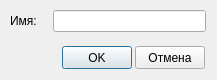
<?xml version="1.0" encoding="UTF-8"?>
<ui version="4.0">
 <class>Dialog</class>
 <widget class="QDialog" name="Dialog">
  <property name="geometry">
   <rect>
    <x>0</x>
    <y>0</y>
    <width>217</width>
    <height>80</height>
   </rect>
  </property>
  <property name="windowTitle">
   <string>АК: Изменить профиль</string>
  </property>
  <property name="windowIcon">
   <iconset>
    <normaloff>img/microViewer.png</normaloff>img/microViewer.png</iconset>
  </property>
  <property name="modal">
   <bool>true</bool>
  </property>
  <widget class="QPushButton" name="pushButton_ok">
   <property name="geometry">
    <rect>
     <x>62</x>
     <y>46</y>
     <width>70</width>
     <height>23</height>
    </rect>
   </property>
   <property name="text">
    <string>OK</string>
   </property>
  </widget>
  <widget class="QPushButton" name="pushButton_cancel">
   <property name="geometry">
    <rect>
     <x>135</x>
     <y>46</y>
     <width>70</width>
     <height>23</height>
    </rect>
   </property>
   <property name="text">
    <string>Отмена</string>
   </property>
   <property name="autoDefault">
    <bool>false</bool>
   </property>
  </widget>
  <widget class="QWidget" name="formLayoutWidget">
   <property name="geometry">
    <rect>
     <x>10</x>
     <y>10</y>
     <width>201</width>
     <height>31</height>
    </rect>
   </property>
   <layout class="QFormLayout" name="formLayout">
    <property name="rightMargin">
     <number>5</number>
    </property>
    <item row="0" column="0">
     <widget class="QLabel" name="label_name">
      <property name="text">
       <string>Имя:   </string>
      </property>
     </widget>
    </item>
    <item row="0" column="1">
     <widget class="QLineEdit" name="lineEdit_name">
      <property name="minimumSize">
       <size>
        <width>0</width>
        <height>22</height>
       </size>
      </property>
     </widget>
    </item>
   </layout>
  </widget>
 </widget>
 <resources/>
 <connections/>
</ui>
